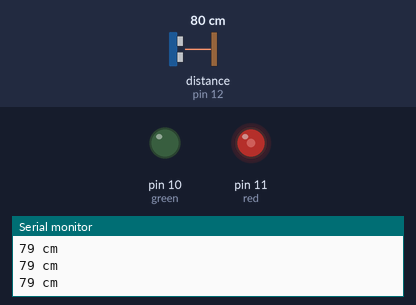
Simulated run of this sketch. Board: Arduino Uno, built with avr-gcc and run on an emulated ATmega328P. On the bench: output pins drawn as LEDs (lit = HIGH), the last lines printed to the serial monitor. Wiring (inferred from the names in the program): ultrasonic range finder: trigger pin 13; echo pin 12. The test bench sets the inputs (shaded band); at power-on: distance to the obstacle (sensor on pin 12) 80 cm. The echo pulse lasts 58.3 µs per cm; pins used as bus, display or sensor lines are not drawn.

Above: at 1.2 s.
1.3 s: distance to the obstacle (sensor on pin 12) set to 2 cm
At 1.8 s:
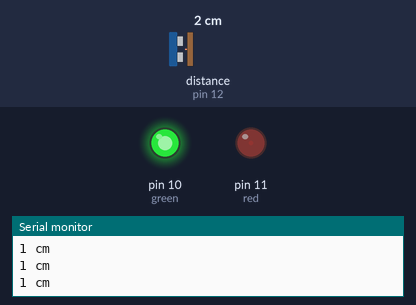
2.8 s: distance to the obstacle (sensor on pin 12) set to 6 cm
At 3.2 s:
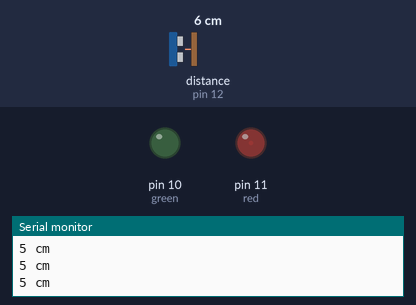
4.3 s: distance to the obstacle (sensor on pin 12) set to 120 cm
At 5.5 s:
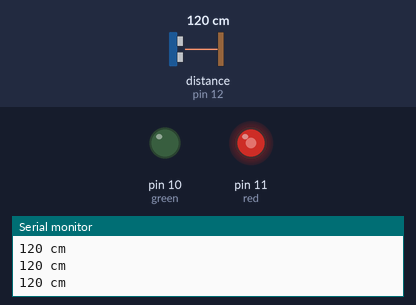
Timing chart, 0 to 7.3 s (numbered marks = the images above; inputs shaded):
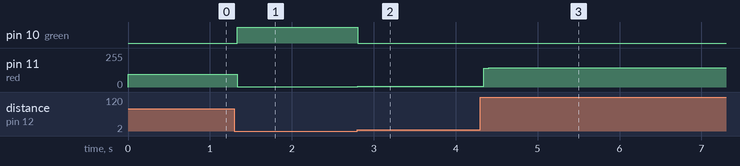

The sketch:

HC_SR4_Distancia.ino
```cpp
/*
HC-SR04 Ping distance sensor]
VCC to arduino 5v GND to arduino GND
Echo to Arduino pin 13 Trig to Arduino pin 12
Red POS to Arduino pin 11
Green POS to Arduino pin 10
560 ohm resistor to both LED NEG and GRD power rail
More info at: http://goo.gl/kJ8Gl
Original code improvements to the Ping sketch sourced from Trollmaker.com
Some code and wiring inspired by http://en.wikiversity.org/wiki/User:Dstaub/robotcar
*/

#define trigPin 13
#define echoPin 12
#define red 11
#define green 10

void setup() {
  Serial.begin (9600);
  pinMode(trigPin, OUTPUT);
  pinMode(echoPin, INPUT);
  pinMode(red, OUTPUT);
  pinMode(green, OUTPUT);
}

void loop() {
  long distance = checkDistance();
  if (distance < 4) {  // This is where the LED On/Off happens
    digitalWrite(green,HIGH);
  }else{
    digitalWrite(green,LOW);
  }
  if (distance >= 200 || distance <= 0){
    Serial.println("Out of range");
  }
  else {
    analogWrite(red,distance * 1.2);
    Serial.print(distance);
    Serial.println(" cm");
  }
  delay(50);
}


long checkDistance(){
  long duration, distanceCM;
  digitalWrite(trigPin, LOW);  // Added this line
  delayMicroseconds(2); // Added this line
  digitalWrite(trigPin, HIGH);
  delayMicroseconds(10); // Added this line
  digitalWrite(trigPin, LOW);
  duration = pulseIn(echoPin, HIGH);
  distanceCM = (duration/2) / 29.1;
  return distanceCM;
}
```

Measured:
- the behaviour switches between 4 and 5 cm on distance to the obstacle (sensor on pin 12) (found by bisection; images 1 and 2)
- after the input at 1.3 s, pin 10 (green): LOW → HIGH at once; pin 11 (red): 94/255 → 1/255 at once
- after the input at 2.8 s, pin 10 (green): HIGH → LOW at once; pin 11 (red): 1/255 → 6/255 at once
- after the input at 4.3 s, pin 11 (red): 6/255 → 144/255 at once
